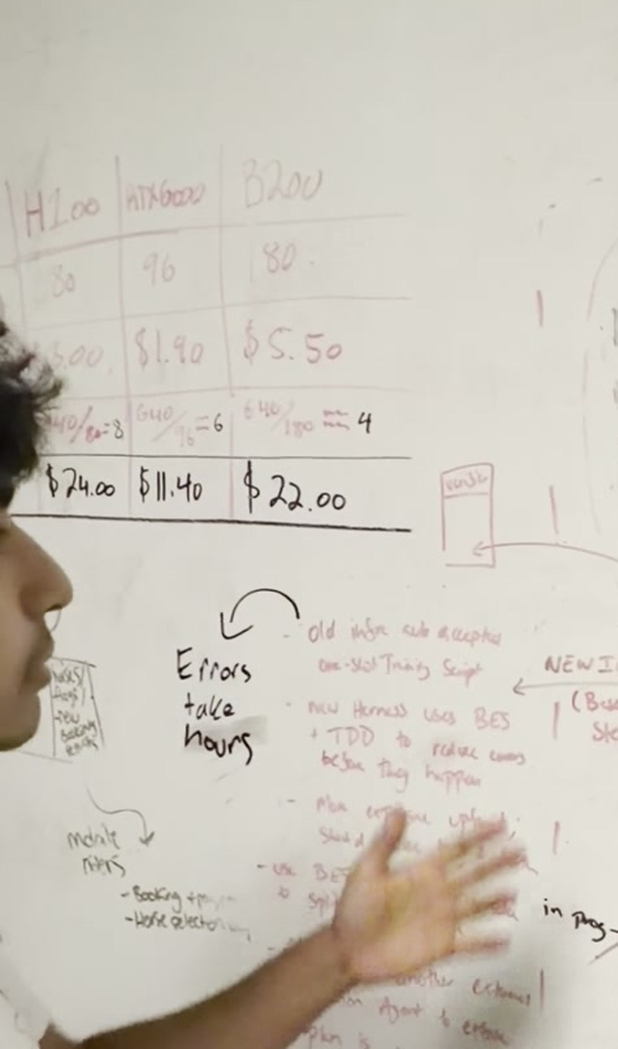
#> input picture paper-repro-bes-docs/out/crops/01_cost_table.jpg, 1235 x 2098 px, given in place of h_000006.jpg, which was not available (shown at 1/2 size)
$ python crop.py
#> lines starting #> are read from the running program, lines starting #| are printed output that depends on the picture
#!/usr/bin/env python3
"""Generate tight, upscaled crops of dense whiteboard regions for legible reading.
Coords are fractional (l,t,r,b) of each portrait full-res frame."""
import os
from PIL import Image

os.makedirs("out/crops", exist_ok=True)
# (name, src, l, t, r, b, scale)
CROPS = [
    ("01_cost_table",     "out/hi/h_000006.jpg", 0.00, 0.18, 0.44, 0.60, 2.6),
    ("02_rubric",         "out/hi/h_000098.jpg", 0.44, 0.42, 0.70, 0.62, 3.0),
    ("03_issues",         "out/hi/h_000098.jpg", 0.60, 0.02, 1.00, 0.20, 2.6),
    ("04_dataloader",     "out/hi/h_000098.jpg", 0.50, 0.14, 0.78, 0.40, 2.8),
    ("05_error_note",     "out/hi/h_000098.jpg", 0.55, 0.26, 1.00, 0.44, 2.6),
    ("06_bes_def_tdd",    "out/hi/h_000167.jpg", 0.16, 0.28, 0.78, 0.46, 2.4),
    ("07_goaltree_sdar",  "out/hi/h_000167.jpg", 0.44, 0.42, 0.80, 0.60, 3.0),
    ("08_forward_back",   "out/hi/h_000167.jpg", 0.40, 0.52, 0.66, 0.76, 3.0),
    ("09_concerns",       "out/hi/h_000167.jpg", 0.08, 0.50, 0.42, 0.76, 2.6),
    ("10_gtm",            "out/hi/h_000167.jpg", 0.76, 0.20, 1.00, 0.62, 2.6),
    ("11_harness_notes",  "out/hi/h_000241.jpg", 0.12, 0.36, 0.44, 0.66, 2.8),
]
for name, src, l, t, r, b, sc in CROPS:
    im = Image.open(src)
#> im is the input picture: PIL image 1235x2098 RGB; mean R, G, B 204.7, 199.1, 188.8
    W, H = im.size
#> W = 1235; H = 2098
    c = im.crop((int(l*W), int(t*H), int(r*W), int(b*H)))
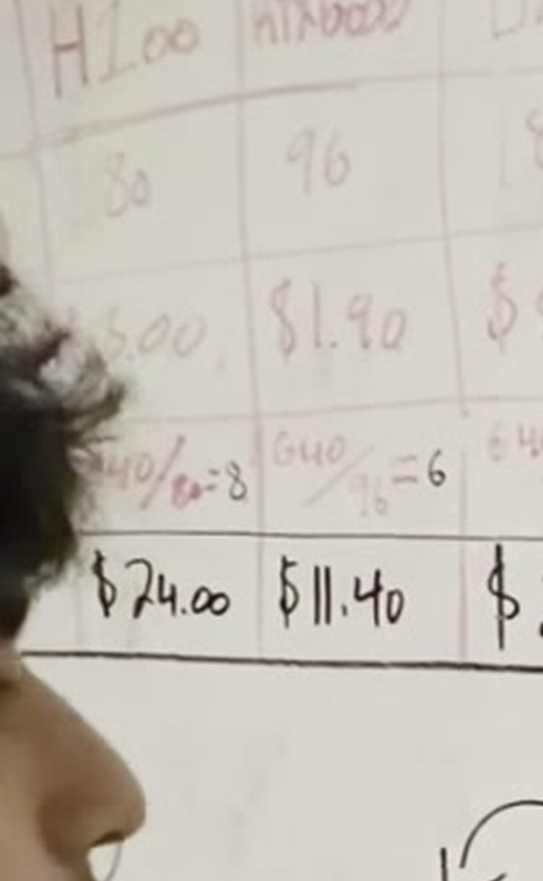
#> c: PIL image 543x881 RGB; mean R, G, B 196, 190.4, 181
    c = c.resize((int(c.width*sc), int(c.height*sc)), Image.LANCZOS)
#> c: PIL image 1411x2290 RGB
    c.save(f"out/crops/{name}.jpg", quality=92)
    print(name, c.size)
#| 01_cost_table (1411, 2290)
#> pass 2 of the loop `for name, src, l, t, r, b, sc in CROPS:`:
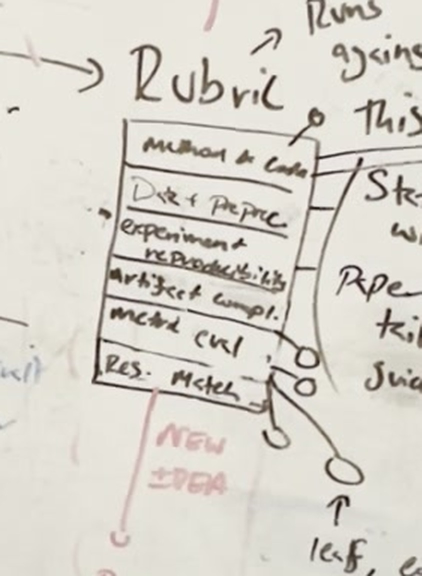
#> input picture paper-repro-bes-docs/out/crops/02_rubric.jpg, 843 x 1152 px, given in place of h_000098.jpg, which was not available (shown at 1/2 size)
#> im is the input picture: PIL image 843x1152 RGB; mean R, G, B 215.7, 211.6, 203
#> `c = im.crop((int(l*W), int(t*H), int(r*W), int(b*H)))`:
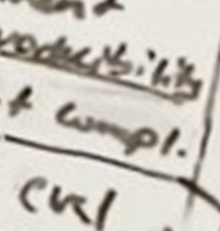
#> c: PIL image 220x231 RGB; mean R, G, B 201.1, 196.5, 188.1
#| 02_rubric (660, 693)
#> (the run stopped early here; a loop or call above may not have finished)
